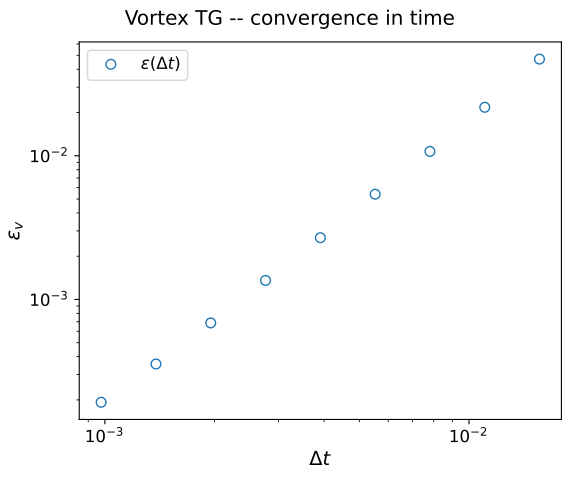

Python code for this plot:
#! /usr/bin/env python3

import os
import math
import numpy as np
import matplotlib as mpl
import matplotlib.pyplot as plt

mpl.rcParams['font.size'] = 12

#===============================================================================
   
fig,ax = plt.subplots()
fig.set_figheight(4.8)
fig.set_figwidth(5.8)

# ------------------------------------------------------------------------------
# generic

if os.path.exists('convergence_dt.dat'):
    res = np.genfromtxt('convergence_dt.dat', skip_header=0, names=True)
    plt.plot(res['dt'], res['err_v'], linestyle='None', 
             markersize=7, fillstyle='none', marker='o', 
             label=r'$\varepsilon(\Delta t)$')

# ------------------------------------------------------------------------------
# comparison of results in files 'convergence_dt' + tag + '.dat'

tag    = [ 'euler', 'bdf2', 'ars443' ]
label  = [ 'Euler', 'BDF2', 'ARS(4,4,3)' ]
marker = [ 's', 'D', 'o']

for i in range(len(tag)):
    file = 'convergence_dt' + tag[i] + '.dat'
    if os.path.exists(file):
        res = np.genfromtxt(file[i], skip_header=0, names=True)
        plt.plot(res['dt'], res['err_v'], linestyle='None', 
                 markersize=7, fillstyle='none', marker=marker[i], 
                 label=label[i])

#=================================================================================

plt.xscale('log', base=10)
plt.xlabel(r'$\Delta t$', size='14')

plt.yscale('log', base=10)
plt.ylabel(r'$\varepsilon_v$', size='14')

plt.legend(loc=0, ncol=1)

plt.tight_layout(rect=[-0.02, -0.02, 1.0, 0.95])
plt.suptitle(r'Vortex TG -- convergence in time')
plt.savefig('convergence_dt.pdf')
